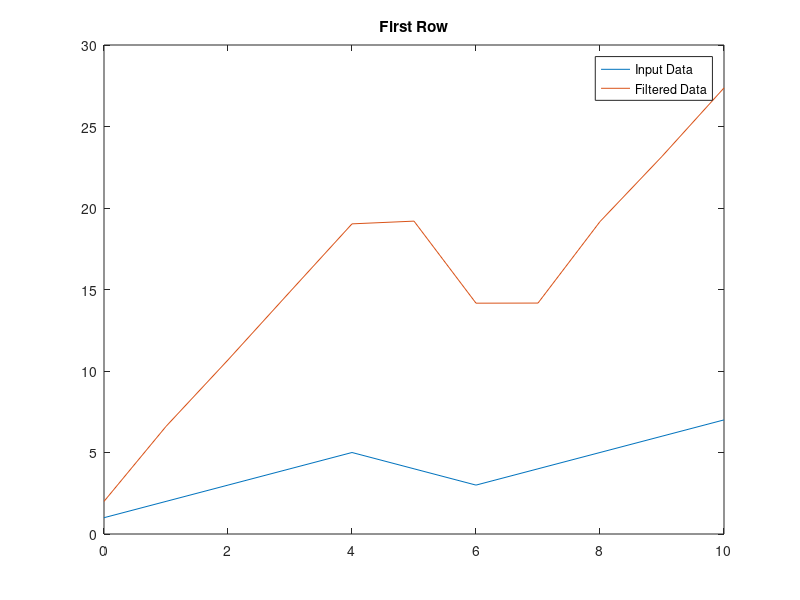

The MATLAB script that drew this image:
x = [1, 2, 3, 4, 5, 4, 3, 4, 5, 6, 7];

b=[2, 3];
a = [1, 0.2];
y = filter(b, a, x, [], 2);
t = 0:length(x)-1; %indeks wektora

close all
plot(t, x(1, :));
hold on
plot(t, y(1,:))
legend('Input Data', 'Filtered Data')
title('First Row')